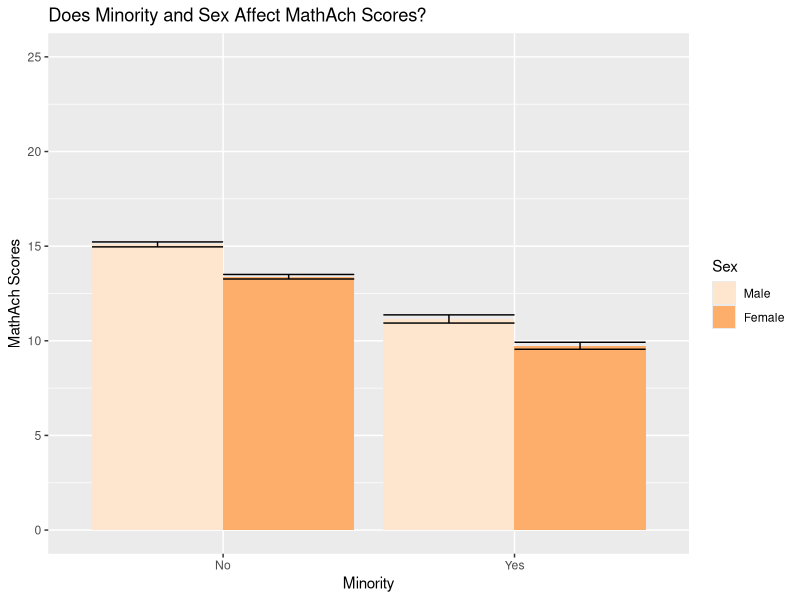
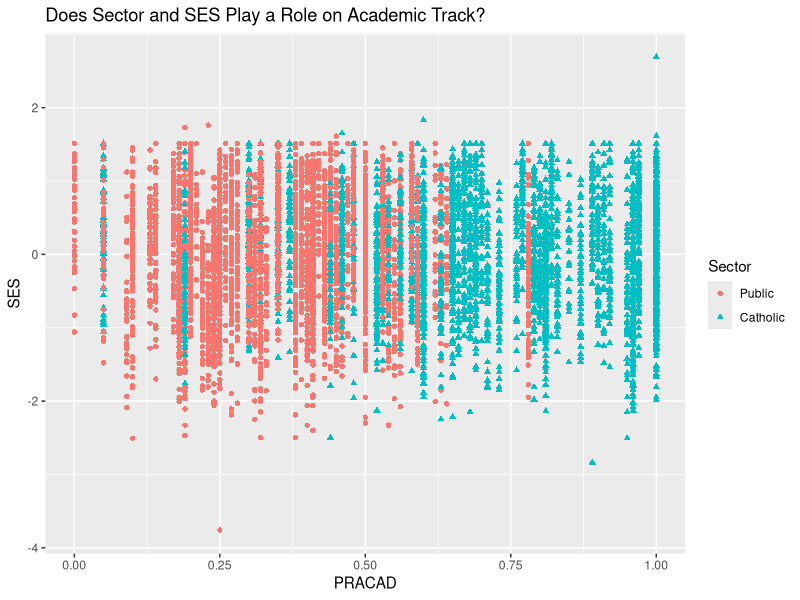
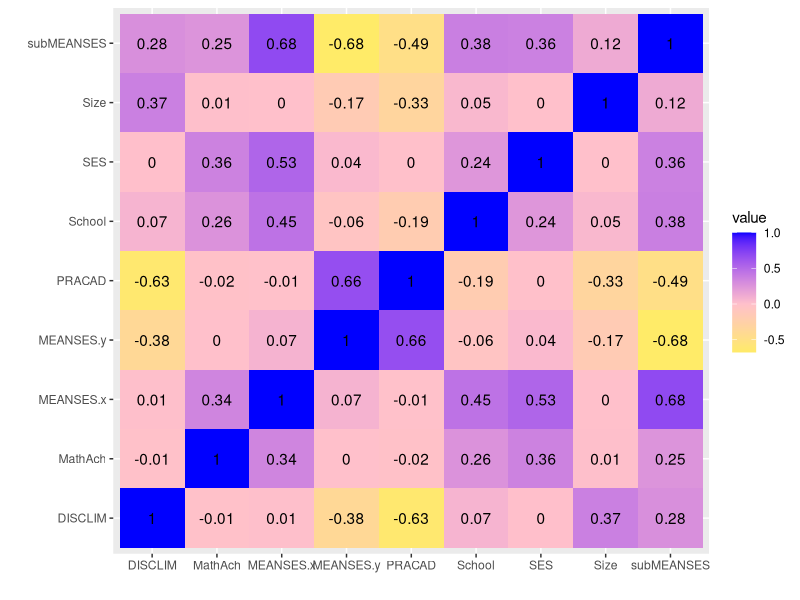
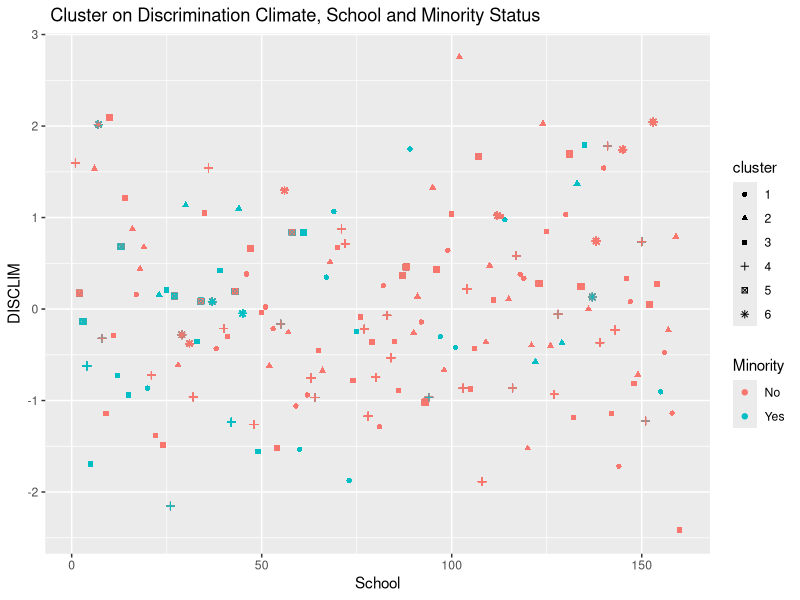

Generate these figures, in order, with R:
## ---- chunk 1
knitr::opts_chunk$set(echo = TRUE, eval = TRUE, fig.align = "center", warning = F, message = F,
tidy=TRUE, tidy.opts=list(width.cutoff=60), R.options=list(max.print=100))
## ---- chunk 2
library(tidyverse)
library(tidyr)
library(dplyr)
library(nlme)

MathAchSchool <- MathAchSchool %>% mutate(School = as.numeric(School))
MathAchieve <- MathAchieve %>% mutate(School = as.numeric(School))
NewMathAch <- MathAchieve %>% full_join(MathAchSchool, by="School")
print(NewMathAch)
## ---- chunk 3
library(tidyverse)
longdata <- NewMathAch %>% pivot_longer(cols=c("MEANSES.x","MEANSES.y"))
print(longdata)
longdata %>% pivot_wider(names_from="name", values_from="value")
## ---- chunk 4
library(dplyr)
sub_NewMathAch <- NewMathAch %>% mutate(subMEANSES = MEANSES.x - MEANSES.y)
print(sub_NewMathAch)
quantile(sub_NewMathAch$subMEANSES)
sub_NewMathAch %>% dplyr::select(Minority, SES, Sector, subMEANSES) %>% glimpse() %>% arrange(SES)
sub_NewMathAch %>% filter(sub_NewMathAch$Minority == "Yes") %>% group_by(Sector) %>% count(Sector, sort = TRUE)
submean <- sub_NewMathAch %>% group_by(Minority, Sector) %>% summarize(mean(subMEANSES, na.rm=T))
print(submean)
sub_NewMathAch %>% group_by(Sex, MathAch) %>% summarize(min(SES))
sd(sub_NewMathAch$SES)
sub_NewMathAch %>% group_by(School) %>% summarize(Size=n())
cormat <- sub_NewMathAch %>% select_if(is.numeric) %>% cor(use="pair")
print(cormat)
sub_NewMathAch %>% group_by(Minority) %>% summarize(max(SES))
## ---- chunk 5
ggplot(sub_NewMathAch, aes(x = Minority, y = MathAch, fill=Sex)) + scale_y_continuous(name="MathAch Scores", limits=c(0, 25)) +
geom_bar(aes(y=MathAch),stat="summary", position="dodge")+
geom_errorbar(stat="summary",position="dodge") + ggtitle("Does Minority and Sex Affect MathAch Scores?") + scale_fill_brewer(palette = "Oranges")

ggplot() + geom_point(data = sub_NewMathAch, aes(x = PRACAD, y = SES, shape = Sector, color = Sector))+ ggtitle("Does Sector and SES Play a Role on Academic Track?")

sub_NewMathAch%>%select_if(is.numeric)%>%cor%>%as.data.frame%>%
rownames_to_column%>%pivot_longer(-1)%>%
ggplot(aes(rowname,name,fill=value))+geom_tile()+
geom_text(aes(label=round(value,2)))+scale_fill_gradient2(low="yellow", mid="pink", high="blue")+xlab("")+ylab("")
## ---- chunk 6
library(cluster)
pam1 <- sub_NewMathAch %>% pam(k=6)
print(pam1)
clust <- sub_NewMathAch %>% mutate(cluster = as.factor(pam1$clustering))
clust %>% ggplot(aes(School, DISCLIM, color=Minority, shape=cluster)) + geom_point() + ggtitle(" Cluster on Discrimination Climate, School and Minority Status")

## ---- chunk 7
## DO NOT DELETE OR MODIFY THIS CHUNK: IT MUST BE PRESENT TO RECEIVE CREDIT FOR THE ASSIGNMENT
sessionInfo(); Sys.time(); Sys.info()
